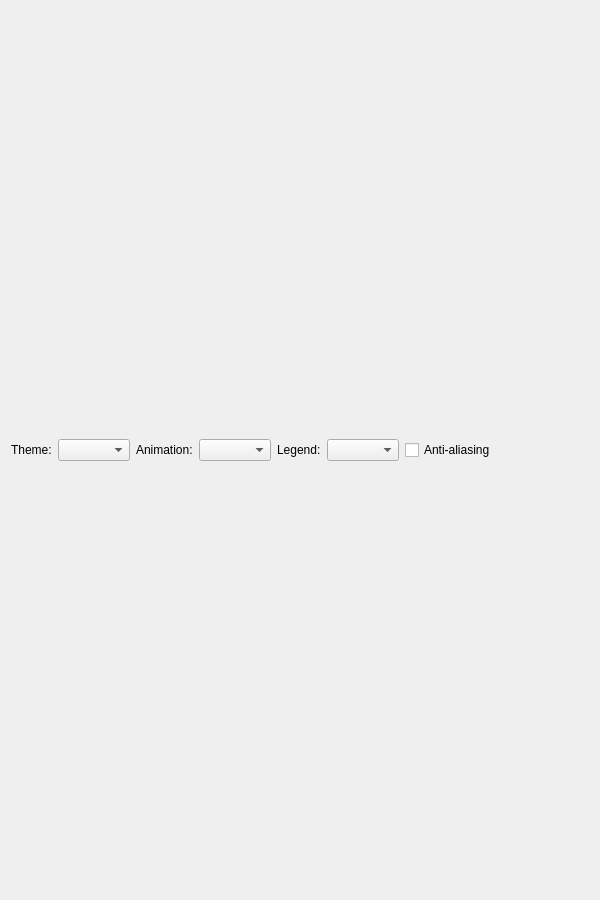
<?xml version="1.0" encoding="UTF-8"?>
<ui version="4.0">
 <class>StatisticsForm</class>
 <widget class="QWidget" name="StatisticsForm">
  <property name="geometry">
   <rect>
    <x>0</x>
    <y>0</y>
    <width>600</width>
    <height>900</height>
   </rect>
  </property>
  <layout class="QGridLayout" name="gridLayout">
   <item row="0" column="0" colspan="2">
    <layout class="QHBoxLayout" name="horizontalLayout">
     <item>
      <widget class="QLabel" name="themeLabel">
       <property name="text">
        <string>Theme:</string>
       </property>
      </widget>
     </item>
     <item>
      <widget class="QComboBox" name="themeComboBox"/>
     </item>
     <item>
      <widget class="QLabel" name="animatedLabel">
       <property name="text">
        <string>Animation:</string>
       </property>
      </widget>
     </item>
     <item>
      <widget class="QComboBox" name="animatedComboBox"/>
     </item>
     <item>
      <widget class="QLabel" name="legendLabel">
       <property name="text">
        <string>Legend:</string>
       </property>
      </widget>
     </item>
     <item>
      <widget class="QComboBox" name="legendComboBox"/>
     </item>
     <item>
      <widget class="QCheckBox" name="antialiasCheckBox">
       <property name="text">
        <string>Anti-aliasing</string>
       </property>
       <property name="checked">
        <bool>false</bool>
       </property>
      </widget>
     </item>
     <item>
      <spacer name="horizontalSpacer">
       <property name="orientation">
        <enum>Qt::Horizontal</enum>
       </property>
       <property name="sizeHint" stdset="0">
        <size>
         <width>40</width>
         <height>20</height>
        </size>
       </property>
      </spacer>
     </item>
    </layout>
   </item>
  </layout>
 </widget>
 <tabstops>
  <tabstop>themeComboBox</tabstop>
  <tabstop>animatedComboBox</tabstop>
  <tabstop>legendComboBox</tabstop>
  <tabstop>antialiasCheckBox</tabstop>
 </tabstops>
 <resources/>
 <connections>
  <connection>
   <sender>themeComboBox</sender>
   <signal>currentIndexChanged(int)</signal>
   <receiver>StatisticsForm</receiver>
   <slot>updateUI()</slot>
   <hints>
    <hint type="sourcelabel">
     <x>97</x>
     <y>299</y>
    </hint>
    <hint type="destinationlabel">
     <x>449</x>
     <y>299</y>
    </hint>
   </hints>
  </connection>
  <connection>
   <sender>legendComboBox</sender>
   <signal>currentIndexChanged(int)</signal>
   <receiver>StatisticsForm</receiver>
   <slot>updateUI()</slot>
   <hints>
    <hint type="sourcelabel">
     <x>379</x>
     <y>299</y>
    </hint>
    <hint type="destinationlabel">
     <x>449</x>
     <y>299</y>
    </hint>
   </hints>
  </connection>
  <connection>
   <sender>animatedComboBox</sender>
   <signal>currentIndexChanged(int)</signal>
   <receiver>StatisticsForm</receiver>
   <slot>updateUI()</slot>
   <hints>
    <hint type="sourcelabel">
     <x>245</x>
     <y>299</y>
    </hint>
    <hint type="destinationlabel">
     <x>449</x>
     <y>299</y>
    </hint>
   </hints>
  </connection>
  <connection>
   <sender>antialiasCheckBox</sender>
   <signal>toggled(bool)</signal>
   <receiver>StatisticsForm</receiver>
   <slot>updateUI()</slot>
   <hints>
    <hint type="sourcelabel">
     <x>470</x>
     <y>299</y>
    </hint>
    <hint type="destinationlabel">
     <x>449</x>
     <y>299</y>
    </hint>
   </hints>
  </connection>
 </connections>
 <slots>
  <slot>updateUI()</slot>
 </slots>
</ui>
